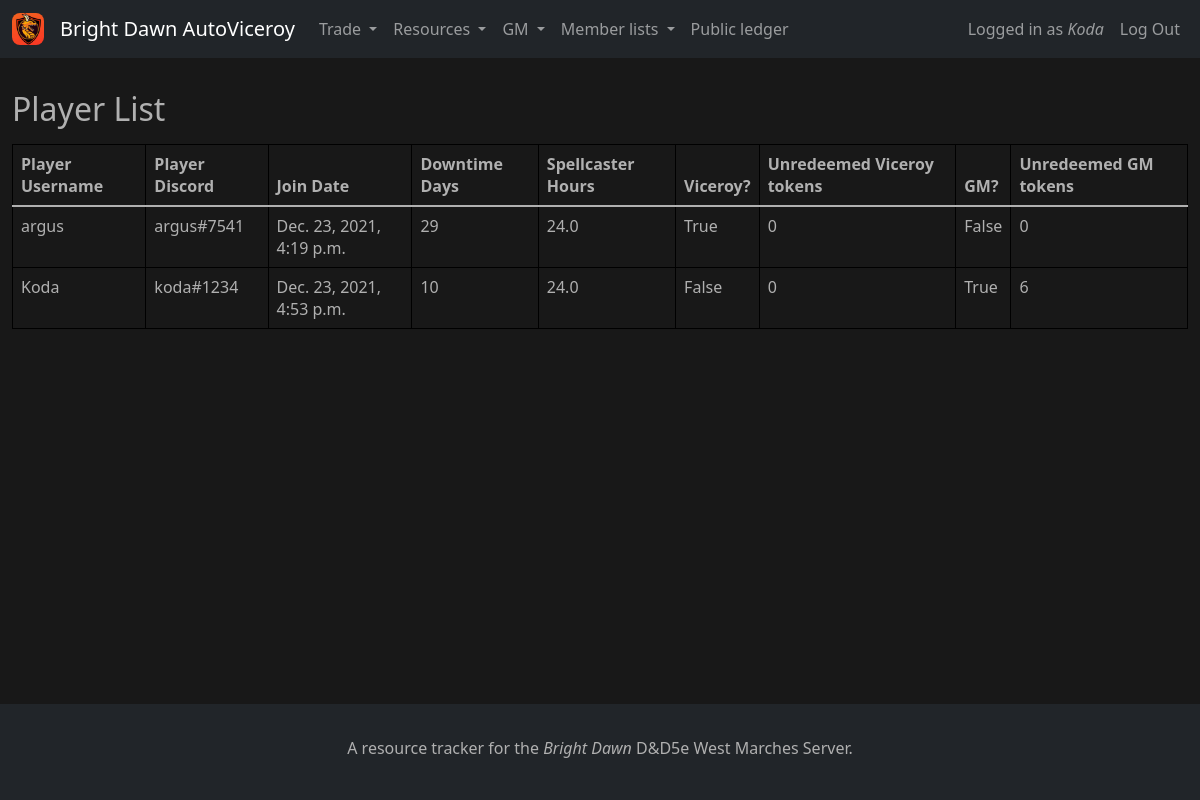
Page /resource_tracker/player_list/ (signed in) on the earlier database version.
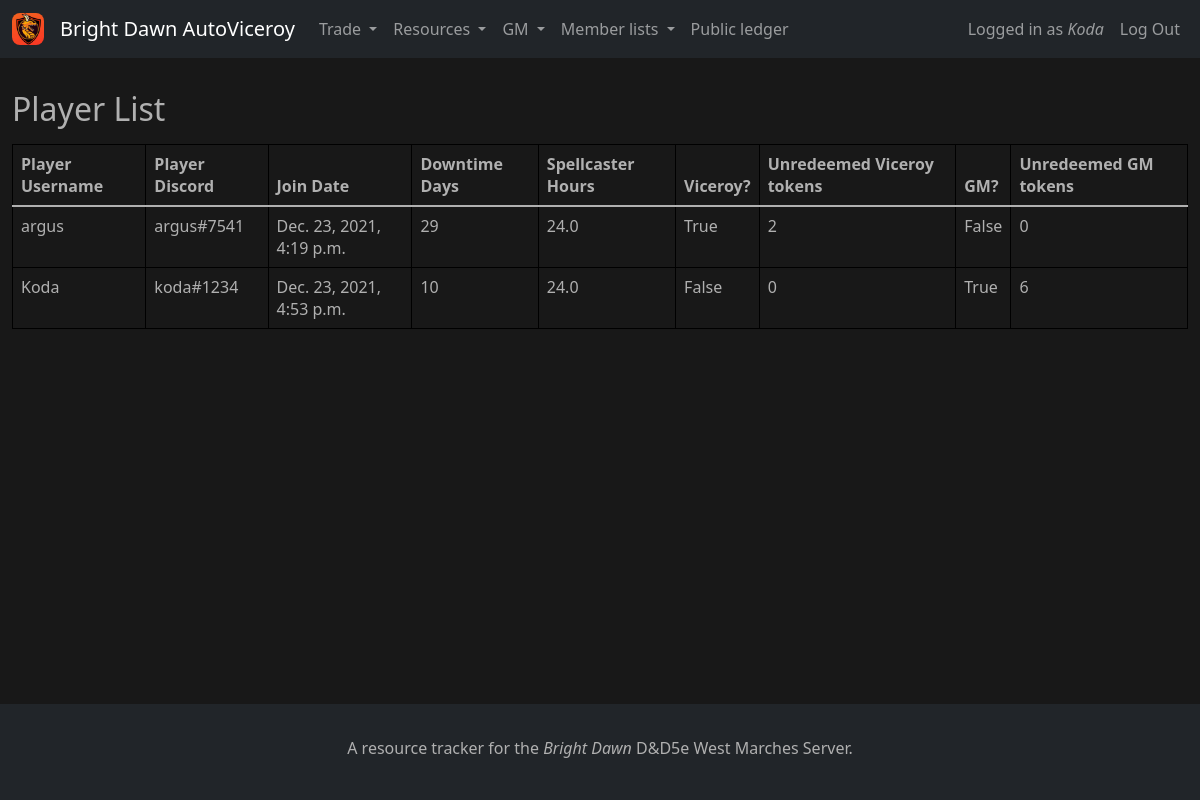
Same page on the later database version.
### resource_tracker/models.py (models this page shows, shortened)
class Player(models.Model):
    created = models.DateTimeField(auto_now_add=True)
    user = models.ForeignKey(
        settings.AUTH_USER_MODEL,
        on_delete=models.CASCADE
    )
    discord = models.CharField(max_length=50)
    downtime = models.PositiveIntegerField(default=0)
    last_downtime_claim = models.DateTimeField()
    spellcaster_hours = models.FloatField(default=0)
    last_spellcaster_claim = models.DateTimeField()
    isViceroy = models.BooleanField(default=False)
    viceroy_tokens = models.PositiveIntegerField(default=0)
    isGM = models.BooleanField(default=False)
    gm_tokens = models.PositiveIntegerField(default=0)

### resource_tracker/views.py (the view)
# urls.py: path('player_list/', views.player_list, name='player_list'),
def player_list(request):
    if not request.user.is_authenticated or not (Player.objects.get(user=request.user).isViceroy or Player.objects.get(user=request.user).isGM):
        raise PermissionDenied()
    context = alwaysContext(request)
    context["players"] = Player.objects.all()
    return render(request, "player_list.html", context)

### brightdawn/views.py (called while the page is built)
def lastSundayMidnight():
    today = datetime.date.today()
    idx = (today.weekday() + 1) % 7
    last_sunday = today - datetime.timedelta(idx)
    last_sunday = datetime.datetime.combine(last_sunday, datetime.datetime.min.time())
    last_sunday = pytz.timezone("US/Eastern").localize(last_sunday)
    return last_sunday

def alwaysContext(request):
    user_player = Player.objects.get(user=request.user)
    if user_player.last_spellcaster_claim < lastSundayMidnight():
        user_player.spellcaster_hours = 24
        user_player.last_spellcaster_claim = datetime.datetime.now()
        user_player.save()
    return {
        "user_player" : user_player
    }

### resource_tracker/templates/player_list.html (shortened to what this page needs)
{% extends "base.html" %}
{% block page_title %}
Player List
{% endblock %}
{% block body %}
<table class="table">
    <thead>
        <tr>
            <th>Player Username</th>
            <th>Player Discord</th>
            <th>Join Date</th>
            <th>Downtime Days</th>
            <th>Spellcaster Hours</th>
            <th>Viceroy?</th>
            <th>Unredeemed Viceroy tokens</th>
            <th>GM?</th>
            <th>Unredeemed GM tokens</th>
        </tr>
    </thead>
    <tbody>
        {% for plr in players %}
        <tr>
            <td>{{plr.user.username}}</td>
            <td>{{plr.discord}}</td>
            <td>{{plr.created}}</td>
            <td>{{plr.downtime}}</td>
            <td>{{plr.spellcaster_hours}}</td>
            <td>{{plr.isViceroy}}</td>
            <td>{{plr.viceroy_tokens}}</td>
            <td>{{plr.isGM}}</td>
            <td>{{plr.gm_tokens}}</td>
        </tr>
        {% endfor %}
    </tbody>
</table>
{% endblock %}

Differences in the rows shown:
changed Player "argus#7541": viceroy_tokens "0" → "2"
